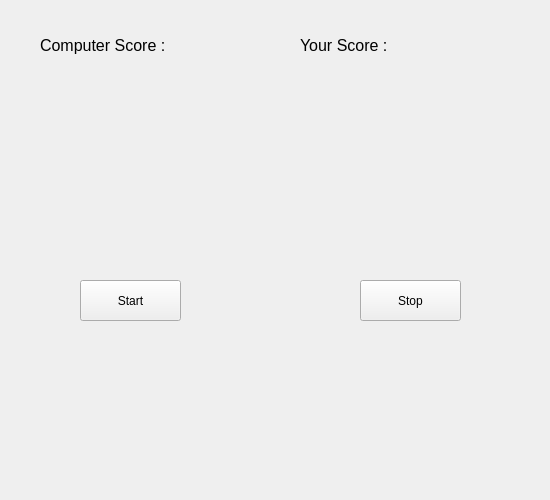
<?xml version="1.0" encoding="UTF-8"?>
<ui version="4.0">
 <class>Window</class>
 <widget class="QMainWindow" name="Window">
  <property name="geometry">
   <rect>
    <x>0</x>
    <y>0</y>
    <width>550</width>
    <height>500</height>
   </rect>
  </property>
  <property name="minimumSize">
   <size>
    <width>55</width>
    <height>50</height>
   </size>
  </property>
  <property name="windowTitle">
   <string>Rock Paper Scrissors Game</string>
  </property>
  <widget class="QWidget" name="centralwidget">
   <widget class="QLabel" name="scoreComputerText">
    <property name="geometry">
     <rect>
      <x>40</x>
      <y>30</y>
      <width>141</width>
      <height>31</height>
     </rect>
    </property>
    <property name="font">
     <font>
      <pointsize>12</pointsize>
     </font>
    </property>
    <property name="text">
     <string>Computer Score :</string>
    </property>
   </widget>
   <widget class="QLabel" name="scorePlayerText">
    <property name="geometry">
     <rect>
      <x>300</x>
      <y>30</y>
      <width>171</width>
      <height>31</height>
     </rect>
    </property>
    <property name="font">
     <font>
      <pointsize>12</pointsize>
     </font>
    </property>
    <property name="text">
     <string>Your Score :</string>
    </property>
   </widget>
   <widget class="QLabel" name="imageComputer">
    <property name="geometry">
     <rect>
      <x>60</x>
      <y>130</y>
      <width>121</width>
      <height>101</height>
     </rect>
    </property>
    <property name="text">
     <string/>
    </property>
    <property name="pixmap">
     <pixmap>slike/rock.png</pixmap>
    </property>
   </widget>
   <widget class="QLabel" name="imagePlayer">
    <property name="geometry">
     <rect>
      <x>350</x>
      <y>130</y>
      <width>121</width>
      <height>101</height>
     </rect>
    </property>
    <property name="text">
     <string/>
    </property>
    <property name="pixmap">
     <pixmap>slike/rock.png</pixmap>
    </property>
   </widget>
   <widget class="QLabel" name="imageGame">
    <property name="geometry">
     <rect>
      <x>220</x>
      <y>160</y>
      <width>71</width>
      <height>41</height>
     </rect>
    </property>
    <property name="text">
     <string/>
    </property>
    <property name="pixmap">
     <pixmap>slike/game.png</pixmap>
    </property>
    <property name="alignment">
     <set>Qt::AlignCenter</set>
    </property>
   </widget>
   <widget class="QPushButton" name="btnStart">
    <property name="geometry">
     <rect>
      <x>80</x>
      <y>280</y>
      <width>101</width>
      <height>41</height>
     </rect>
    </property>
    <property name="text">
     <string>Start</string>
    </property>
   </widget>
   <widget class="QPushButton" name="btnStop">
    <property name="geometry">
     <rect>
      <x>360</x>
      <y>280</y>
      <width>101</width>
      <height>41</height>
     </rect>
    </property>
    <property name="text">
     <string>Stop</string>
    </property>
   </widget>
  </widget>
 </widget>
 <resources/>
 <connections/>
</ui>
